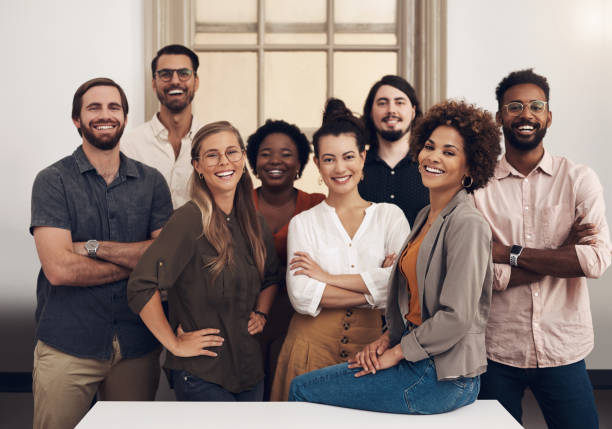
#> input picture code/oficina.jpeg, 612 x 429 px, given in place of the camera
$ python almacenarRostrosVideo.py
#> lines starting #> are read from the running program, lines starting #| are printed output that depends on the picture
import cv2
import os

if not os.path.exists('./imagenesRostrosVideo'):
    os.makedirs('./imagenesRostrosVideo')

cap = cv2.VideoCapture(0)

faceClassif = cv2.CascadeClassifier(cv2.data.haarcascades+'haarcascade_frontalface_default.xml')

count = 0

while True:
    ret, frame = cap.read()
#> frame is the input picture: shape (429, 612, 3); mean B, G, R 124.3, 129.7, 144.9
    frame = cv2.flip(frame, 1)
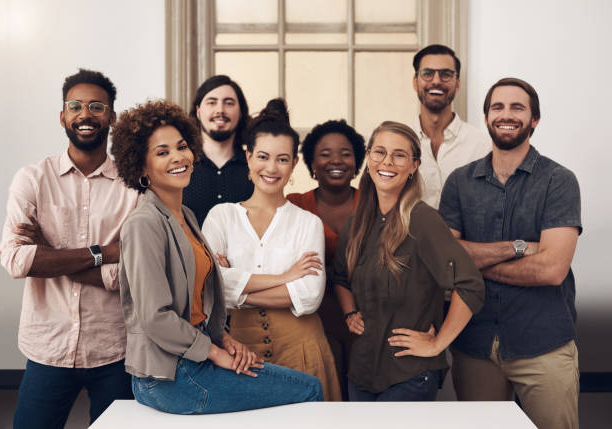
#> frame: shape (429, 612, 3); mean B, G, R 124.3, 129.7, 144.9
    gray = cv2.cvtColor(frame, cv2.COLOR_BGR2GRAY)
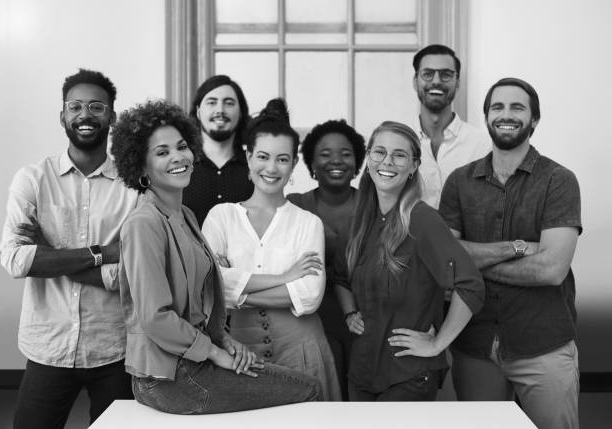
#> gray: shape (429, 612); min 0, max 255, mean 133.7
    auxFrame = frame.copy()

    faces = faceClassif.detectMultiScale(gray, 1.1, 5)
#> faces = [[410, 52, 54, 54], [195, 83, 50, 50], [59, 84, 55, 55], [481, 85, 56, 56], [310, 133, 51, 51], [361, 131, 57, 57], [244, 135, 57, 57], [143, 126, 60, 60], [41, 52, 88, 88]]

    k = cv2.waitKey(1)
#> (key Esc is pressed here)
    if k == 27:
        break

    for (x,y,w,h) in faces:
        cv2.rectangle(frame, (x,y), (x+w,y+h), (0,255,0), 2)
        rostro = auxFrame[y:y+h,x:x+w]
        rostro = cv2.resize(rostro, (150,150), interpolation = cv2.INTER_CUBIC)
        if k == ord('s'):
            cv2.imwrite('imagenesRostrosVideo/rostro_{}.jpg'.format(count), rostro)
            count = count + 1
    cv2.rectangle(frame, (10,5), (550,65), (0,0,0), -1)
    cv2.putText(frame, 'Presione s, para almacenar los rostros encontrados', (10,20), 2, 0.7, (0,255,0), 1, cv2.LINE_AA)
    cv2.imshow('frame', frame)

cap.release()
cv2.destroyAllWindows()
